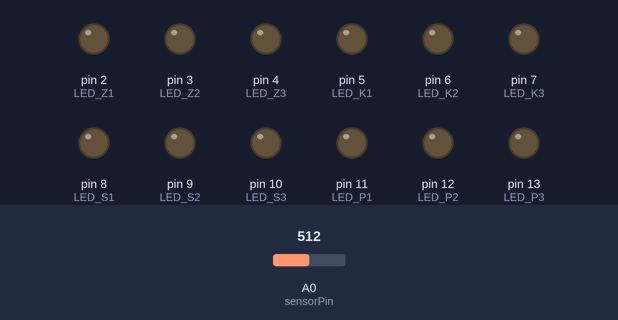
The sketch below on a simulated Arduino Uno, built with avr-gcc and run on an emulated ATmega328P. Parts: output pins drawn as LEDs (lit = HIGH). The inputs (shaded band) are chosen by the test bench; at power-on: A0 (sensorPin) = 512. What the sketch prints to the serial monitor is not drawn.

Above: at 1.2 s.
1.3 s: A0 (sensorPin) set to 542
2.8 s: A0 (sensorPin) set to 551
At 4.0 s:
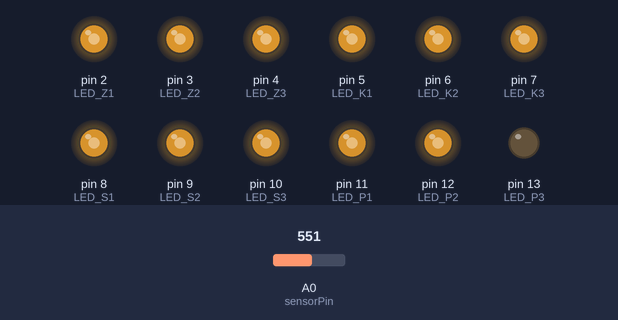
4.3 s: A0 (sensorPin) set to 570
At 4.8 s:
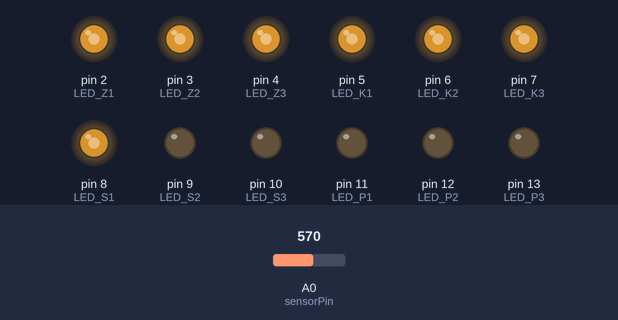
5.8 s: A0 (sensorPin) set to 600
At 6.4 s:
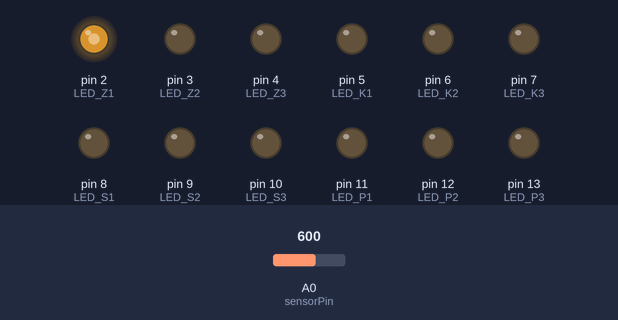
7.3 s: A0 (sensorPin) set to 605
At 8.3 s:
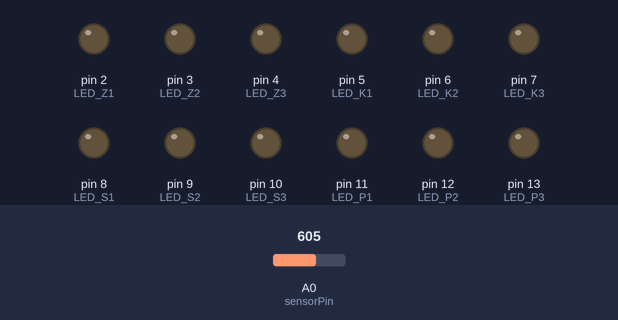
8.8 s: A0 (sensorPin) set to 630
At 9.8 s:
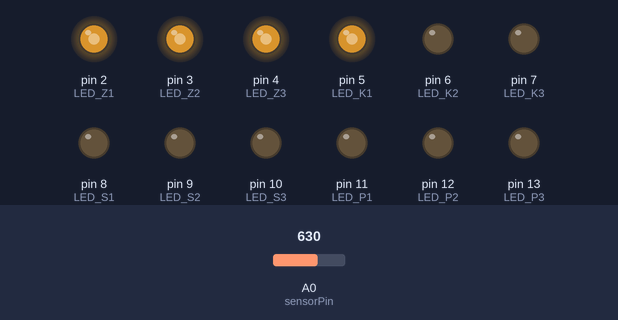
Timing chart, 0 to 11.3 s (numbered marks = the images above; inputs shaded):
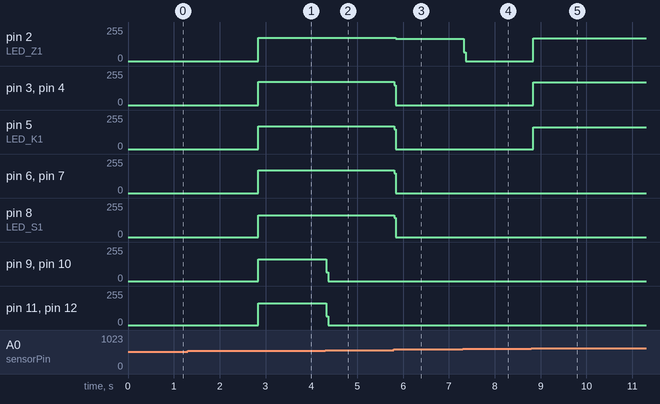

Measured:
- the behaviour switches between 550 and 551 on A0 (sensorPin) (found by bisection; images 0 and 1)
- the behaviour switches between 604 and 605 on A0 (sensorPin) (found by bisection; images 3 and 4)
- after the input at 2.8 s, pin 2 (LED_Z1), pin 3 (LED_Z2), pin 4 (LED_Z3): 0/255 → 173/255 after 0.05 s; pin 5 (LED_K1), pin 6 (LED_K2), pin 7 (LED_K3): 0/255 → 169/255 after 0.05 s; pin 8 (LED_S1), pin 9 (LED_S2), pin 10 (LED_S3): 0/255 → 165/255 after 0.05 s; pin 11 (LED_P1), pin 12 (LED_P2): 0/255 → 162/255 after 0.05 s
- after the input at 4.3 s, pin 9 (LED_S2), pin 10 (LED_S3): 165/255 → 0/255 at once; pin 11 (LED_P1), pin 12 (LED_P2): 162/255 → 0/255 at once
- after the input at 5.8 s, pin 2 (LED_Z1): 173/255 → 167/255 after 0.05 s; pin 3 (LED_Z2), pin 4 (LED_Z3): 173/255 → 0/255 at once; pin 5 (LED_K1), pin 6 (LED_K2), pin 7 (LED_K3): 169/255 → 0/255 at once; pin 8 (LED_S1): 165/255 → 0/255 at once
- after the input at 7.3 s, pin 2 (LED_Z1): 167/255 → 0/255 at once
- after the input at 8.8 s, pin 2 (LED_Z1), pin 3 (LED_Z2), pin 4 (LED_Z3): 0/255 → 169/255 at once; pin 5 (LED_K1): 0/255 → 165/255 at once

The sketch:

mikrofon_12_led.ino
```cpp
#define LED_Z1 2
#define LED_Z2 3
#define LED_Z3 4

#define LED_K1 5
#define LED_K2 6
#define LED_K3 7

#define LED_S1 8
#define LED_S2 9
#define LED_S3 10

#define LED_P1 11
#define LED_P2 12
#define LED_P3 13

#define sensorPin A0


bool PirosStatus;
bool SargaStatus;
bool KekStatus;
bool ZoldStatus;

void setup() {
  pinMode(LED_P1, OUTPUT);
  pinMode(LED_P2, OUTPUT);
  pinMode(LED_P3, OUTPUT);

  pinMode(LED_S1, OUTPUT);
  pinMode(LED_S2, OUTPUT);
  pinMode(LED_S3, OUTPUT);

  pinMode(LED_K1, OUTPUT);
  pinMode(LED_K2, OUTPUT);
  pinMode(LED_K3, OUTPUT);

  pinMode(LED_Z1, OUTPUT);
  pinMode(LED_Z2, OUTPUT);
  pinMode(LED_Z3, OUTPUT);


  pinMode(LED_BUILTIN, OUTPUT);
  pinMode(sensorPin, INPUT);

  Serial.begin(31250);

}

void loop() {
  int sensorValue = analogRead(sensorPin);
  Serial.println(sensorValue);


   if (sensorValue > 550)
    ZoldStatus = 1;

   if (sensorValue > 610)
    KekStatus = 1;

   if (sensorValue > 670)
    SargaStatus = 1;

   if (sensorValue >730)
    PirosStatus = 1;

    if (ZoldStatus == 1 || KekStatus == 1 || SargaStatus == 1 || PirosStatus == 1)
      {
        if (sensorValue > 610 || sensorValue < 605)
          digitalWrite(LED_Z1, HIGH);
        if (sensorValue > 615 || sensorValue < 600)
          digitalWrite(LED_Z2, HIGH);
        if (sensorValue > 620 || sensorValue < 595)
          digitalWrite(LED_Z3, HIGH);

        if (sensorValue > 625|| sensorValue < 590)
          digitalWrite(LED_K1, HIGH);
        if (sensorValue > 630 || sensorValue < 585)
          digitalWrite(LED_K2, HIGH);
        if (sensorValue > 635 || sensorValue < 580)
          digitalWrite(LED_K3, HIGH);

        if (sensorValue > 640 || sensorValue < 575)
          digitalWrite(LED_S1, HIGH);
        if (sensorValue > 645 || sensorValue < 570)
          digitalWrite(LED_S2, HIGH);
        if (sensorValue > 650 || sensorValue < 565)
          digitalWrite(LED_S3, HIGH);


        if (sensorValue >655 || sensorValue < 560)
          digitalWrite(LED_P1, HIGH);
        if (sensorValue > 660 || sensorValue < 555)
          digitalWrite(LED_P2, HIGH);
        if (sensorValue > 665 || sensorValue < 550)
          digitalWrite(LED_P3, HIGH);

        delay(1.5);
        PirosStatus = 0;
        SargaStatus = 0;
        KekStatus = 0;
        ZoldStatus = 0;

  }
  digitalWrite(LED_P1, LOW);
  digitalWrite(LED_P2, LOW);
  digitalWrite(LED_P3, LOW);

  digitalWrite(LED_S1, LOW);
  digitalWrite(LED_S2, LOW);
  digitalWrite(LED_S3, LOW);

  digitalWrite(LED_K1, LOW);
  digitalWrite(LED_K2, LOW);
  digitalWrite(LED_K3, LOW);

  digitalWrite(LED_Z1, LOW);
  digitalWrite(LED_Z2, LOW);
  digitalWrite(LED_Z3, LOW);
}
```
